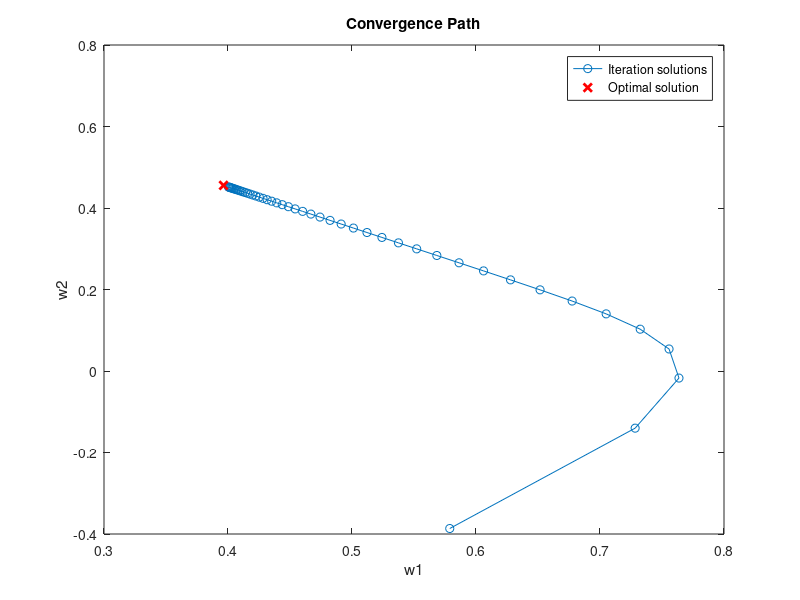
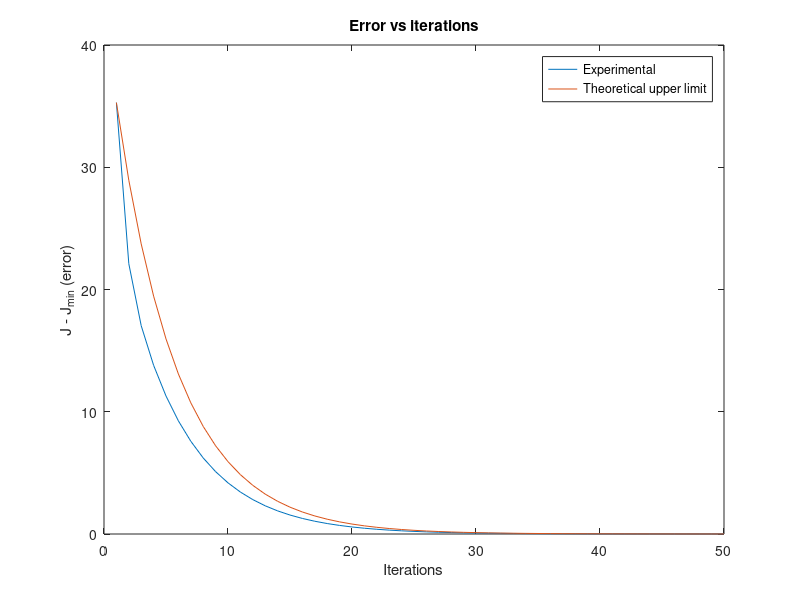

MATLAB code for these plots, in order:
clear all, close all, clc;

addpath library

num_iter = 50;

% ========== Arguments gd ==========

x = rand(1,randi([100,200]));
M = 2;
max_num_iter = num_iter;

% ========== Function gd ==========

% compute optimal solution using "lpc"
w_o_opt = lpc(x, M);
w_o_opt = -w_o_opt(2:end)';

% calculate autocorrelation
p = xcorr(x, M);
p = p(M+1:end)'; % biased autocorrelation

R = toeplitz(p(1:end-1)); % toeplitz matrix of the autocorrelation

N2 = length(x)^2;
sigma_d = var(x);
J_min = N2*sigma_d - p(2:end)' * linsolve(R, p(2:end));
J_min_normalized = J_min/N2;

eigs_R = eig(R); % eigenvalues of R matrix (excluding the first row and column)
factor = 0.3; % converges if factor < 1
mu_max = 2/max(eigs_R); % maximum value of mu for gradient descent
mu = factor * mu_max; % learning rate for gradient descent
assert(mu < 0.1)

% computing theoretical upper limit of error vs iterations
lambda_min = min(eigs_R);
% tau = 1 / 2 / mu / lambda_min; % approximated formula
tau = -1/(2 * log(1 - mu*lambda_min));

% initialize coefficients to random values between -1 and 1
w_o = 2*rand(1,M)'-1;

% init iteration solutions
w_o_partial = zeros(num_iter,M);
J_partial = zeros(num_iter,1);

grad = 1;
num_iter = 0;

% perform gradient descent
while num_iter < max_num_iter
    % update coefficients
    grad = (p(2:end) - R * w_o);
    w_o = w_o + mu*grad;
    w_o_partial(num_iter+1,:) = w_o;
    J_partial(num_iter+1) = J_min + (w_o - w_o_opt)' * R(2:end,2:end) * (w_o - w_o_opt);
    num_iter = num_iter + 1;
end

J_partial_normalized = J_partial / N2;
J_partial_ratio = J_partial_normalized / J_min_normalized;

disp(['Jmin = ' num2str(J_min_normalized) ...
    ', last J = ' num2str(J_partial_normalized(max_num_iter)) ...
    ', last ratio = ' num2str(J_partial_ratio(max_num_iter), '%.12f')])

w1 = w_o_partial(:,1);
w2 = w_o_partial(:,2);

% plot solution vectors
plot(w1,w2,'-o');
hold on;
plot(w_o_opt(1),w_o_opt(2),'rx','LineWidth',2);

hold off;
xlabel('w1');
ylabel('w2');
title('Convergence Path');
legend('Iteration solutions', 'Optimal solution');

amp = J_partial(1) - J_min(1);
iter_axis = 1:num_iter;
exponential = amp*exp(-1/tau*(iter_axis - 1));

figure;
plot(iter_axis,J_partial - J_min);
hold on
plot(iter_axis,exponential)
title('Error vs iterations')
xlabel('Iterations')
ylabel('J - J_{min} (error)')
legend('Experimental','Theoretical upper limit');
